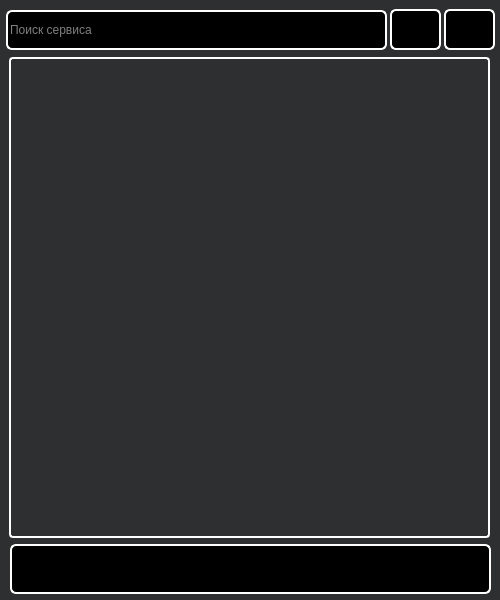
<?xml version="1.0" encoding="UTF-8"?>
<ui version="4.0">
 <class>ServicesWindow</class>
 <widget class="QMainWindow" name="ServicesWindow">
  <property name="geometry">
   <rect>
    <x>0</x>
    <y>0</y>
    <width>500</width>
    <height>600</height>
   </rect>
  </property>
  <property name="sizePolicy">
   <sizepolicy hsizetype="Fixed" vsizetype="Fixed">
    <horstretch>0</horstretch>
    <verstretch>0</verstretch>
   </sizepolicy>
  </property>
  <property name="minimumSize">
   <size>
    <width>500</width>
    <height>600</height>
   </size>
  </property>
  <property name="maximumSize">
   <size>
    <width>500</width>
    <height>600</height>
   </size>
  </property>
  <property name="windowTitle">
   <string>Пароли от сервисов</string>
  </property>
  <property name="windowIcon">
   <iconset resource="res.qrc">
    <normaloff>:/images/res/icons8-numbers-64.png</normaloff>:/images/res/icons8-numbers-64.png</iconset>
  </property>
  <property name="styleSheet">
   <string notr="true">#ServicesWindow{
background: rgb(46, 47, 48);
}

QLineEdit
{
	background: black;
	color:white;
	border: 2px solid white;
	border-radius: 6px;
}

QLabel{
	font-size: 38px;
	font-weight: bold;
	color: solid white;
}

QPushButton{
	
	background: black;
	border: 2px solid white;
	color: white;
	font-size: 12px;
	font-weight: bold;
	border-radius: 6px;
	padding: 20px;
}
QPushButton:hover{
	
	background: white;
	border: 2px solid black;
	color: black;
	border-radius: 6px;
}

QListWidget
{
	border: 2px solid white;
	border-radius: 4px;
	background: rgb(46, 47, 48);
	color: solid white;

}</string>
  </property>
  <widget class="QWidget" name="centralwidget">
   <widget class="QListWidget" name="servicesListWidget">
    <property name="geometry">
     <rect>
      <x>9</x>
      <y>57</y>
      <width>481</width>
      <height>481</height>
     </rect>
    </property>
    <property name="sizePolicy">
     <sizepolicy hsizetype="Fixed" vsizetype="Expanding">
      <horstretch>0</horstretch>
      <verstretch>0</verstretch>
     </sizepolicy>
    </property>
    <property name="maximumSize">
     <size>
      <width>500</width>
      <height>600</height>
     </size>
    </property>
    <property name="verticalScrollBarPolicy">
     <enum>Qt::ScrollBarAlwaysOff</enum>
    </property>
    <property name="horizontalScrollBarPolicy">
     <enum>Qt::ScrollBarAlwaysOff</enum>
    </property>
    <property name="spacing">
     <number>5</number>
    </property>
    <property name="itemAlignment">
     <set>Qt::AlignCenter</set>
    </property>
   </widget>
   <widget class="QLineEdit" name="searchLine">
    <property name="geometry">
     <rect>
      <x>6</x>
      <y>10</y>
      <width>381</width>
      <height>40</height>
     </rect>
    </property>
    <property name="maxLength">
     <number>40</number>
    </property>
    <property name="placeholderText">
     <string>Поиск сервиса</string>
    </property>
   </widget>
   <widget class="QPushButton" name="searchButton">
    <property name="geometry">
     <rect>
      <x>390</x>
      <y>9</y>
      <width>51</width>
      <height>41</height>
     </rect>
    </property>
    <property name="styleSheet">
     <string notr="true">#searchButton:hover{
	
	icon:url(:/images/res/icons8-search-50.png);
}</string>
    </property>
    <property name="text">
     <string/>
    </property>
    <property name="icon">
     <iconset resource="res.qrc">
      <normaloff>:/images/res/icons8-search-50 (1).png</normaloff>:/images/res/icons8-search-50 (1).png</iconset>
    </property>
    <property name="iconSize">
     <size>
      <width>27</width>
      <height>26</height>
     </size>
    </property>
   </widget>
   <widget class="QPushButton" name="refreshButton">
    <property name="geometry">
     <rect>
      <x>444</x>
      <y>9</y>
      <width>51</width>
      <height>41</height>
     </rect>
    </property>
    <property name="styleSheet">
     <string notr="true">#refreshButton:hover{
	
	icon: url(:/images/res/icons8-refresh-90.png);
}</string>
    </property>
    <property name="text">
     <string/>
    </property>
    <property name="icon">
     <iconset resource="res.qrc">
      <normaloff>:/images/res/icons8-refresh-90 (1).png</normaloff>:/images/res/icons8-refresh-90 (1).png</iconset>
    </property>
    <property name="iconSize">
     <size>
      <width>27</width>
      <height>26</height>
     </size>
    </property>
   </widget>
   <widget class="QPushButton" name="deleteAllButton">
    <property name="geometry">
     <rect>
      <x>10</x>
      <y>544</y>
      <width>481</width>
      <height>50</height>
     </rect>
    </property>
    <property name="styleSheet">
     <string notr="true">#deleteAllButton:hover{
	icon: url(:/images/res/icons8-recycle-bin-64.png);
}</string>
    </property>
    <property name="text">
     <string/>
    </property>
    <property name="icon">
     <iconset resource="res.qrc">
      <normaloff>:/images/res/icons8-recycle-bin-64 (1).png</normaloff>:/images/res/icons8-recycle-bin-64 (1).png</iconset>
    </property>
    <property name="iconSize">
     <size>
      <width>50</width>
      <height>44</height>
     </size>
    </property>
   </widget>
  </widget>
 </widget>
 <resources>
  <include location="res.qrc"/>
 </resources>
 <connections/>
</ui>
